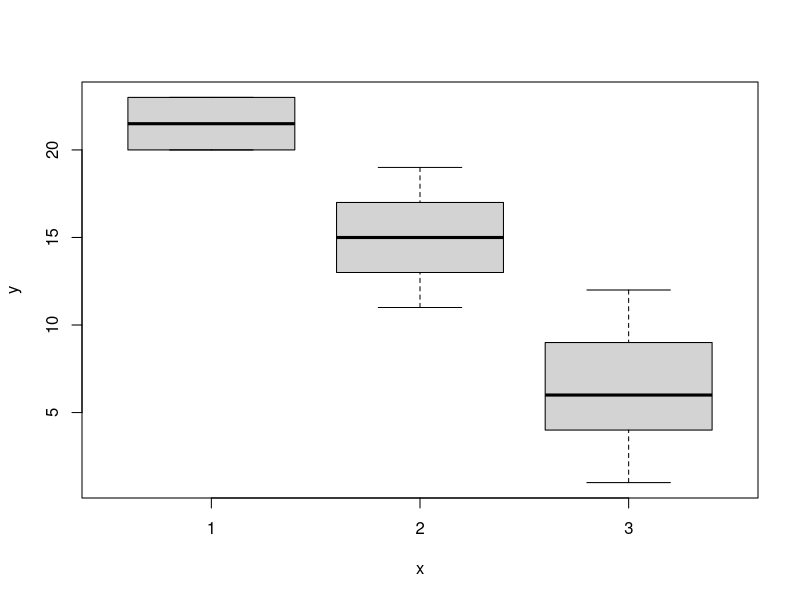
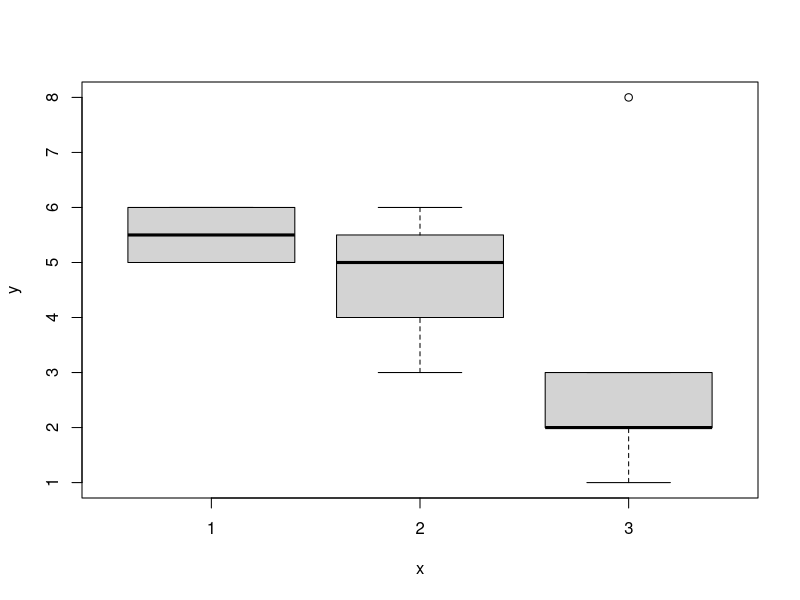
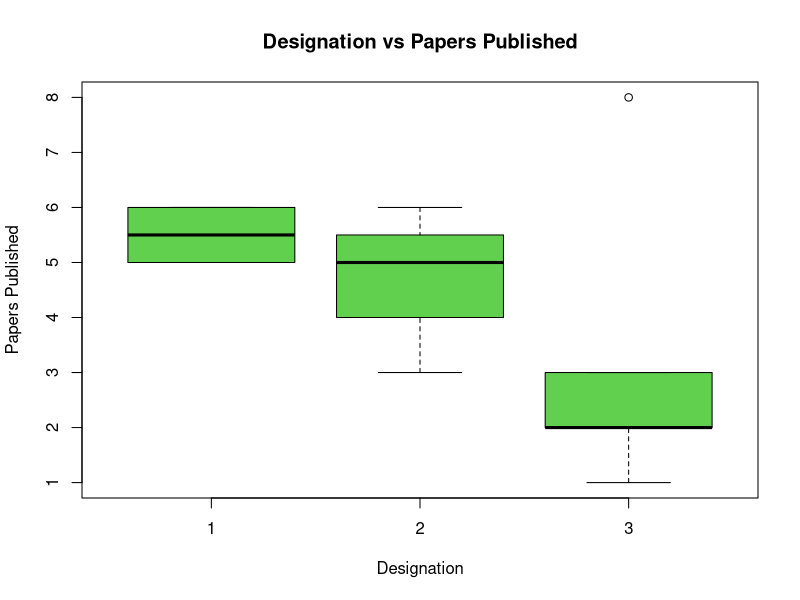
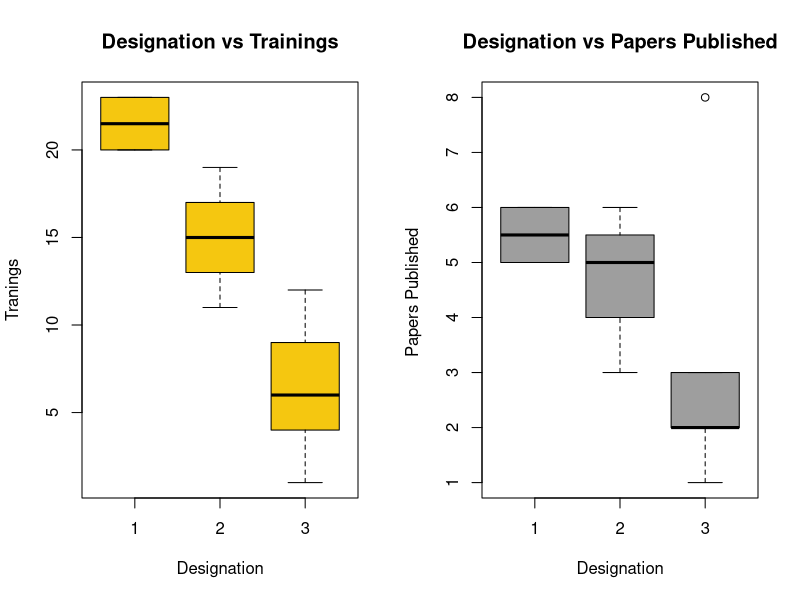
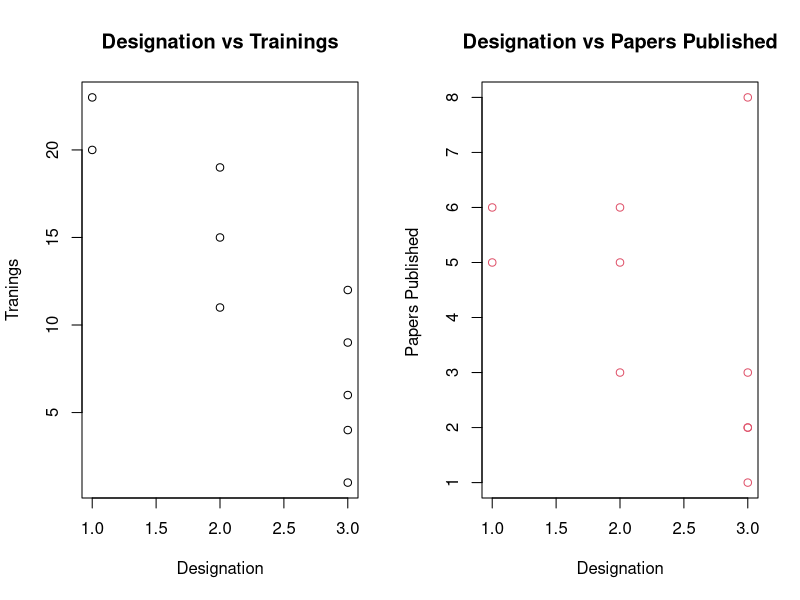
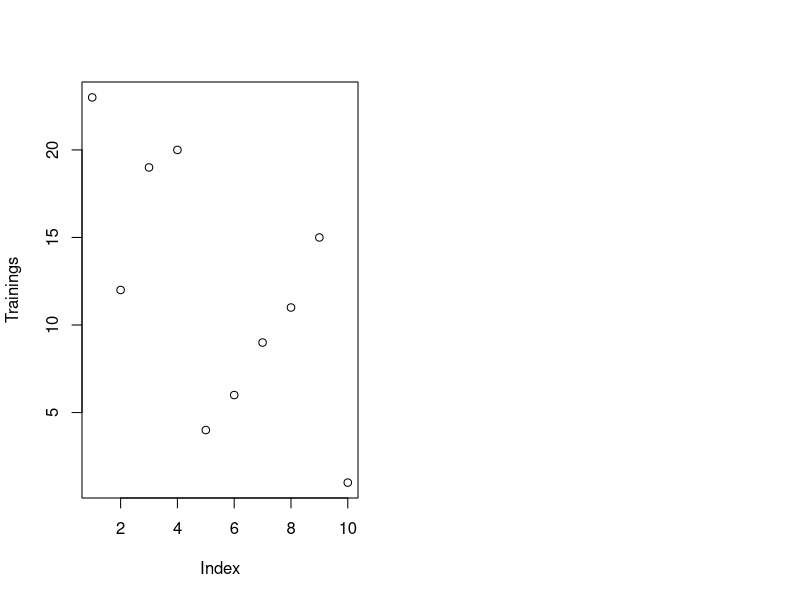

Recreate these plots in R, in order.
## ---- chunk 1
f<-read.csv('Llaabb-4.csv',header=TRUE)
f
## ---- chunk 2
colnames(f)<-c("Names","Desig","Sal","Department","Trainings","Papers","Gender")
summary(f)

## ---- chunk 3
library(plyr)
f<-transform(f,
             Desig=as.factor(mapvalues(Desig,c("Professor","Assosciate Professor","Assistant Professor"),c(1,2,3))),
             Gender=as.factor(mapvalues(Gender,c("M","F"),c(1,2))))
f

## ---- chunk 4
library(knitr)
library(rmarkdown)
kable(with(f,tapply(Trainings, INDEX=list(Department,Papers),FUN=mean)),format="markdown")


kable(with(f,tapply(Trainings, INDEX=list(Department,Gender),FUN=mean)),format="markdown")

kable(with(f,tapply(Papers, INDEX=list(Department,Gender),FUN=sum)),format="markdown")
## ---- chunk 5
kable(with(f,aggregate(Trainings,by=list(Department,Papers),FUN=mean)),format="markdown")

kable(with(f,aggregate(Trainings,by=list(Department,Gender),FUN=mean)),format="markdown")

kable(with(f,aggregate(Papers,by=list(Department,Gender),FUN=sum)),format="markdown")
## ---- chunk 6
aggregate(Papers~Trainings+Desig,FUN=mean, data=f)

## ---- chunk 7
ans<-with(f,table(Papers,Desig))
ans
## ---- chunk 8
ans.or<-as.numeric(ans[1,1])/as.numeric(ans[1,2])/as.numeric(ans[1,3])/as.numeric(ans[2,1])/as.numeric(ans[2,2])/as.numeric(ans[2,3])/as.numeric(ans[3,1])/as.numeric(ans[3,2])/as.numeric(ans[3,3])/as.numeric(ans[4,1])/as.numeric(ans[4,2])/as.numeric(ans[4,3])/as.numeric(ans[5,1])/as.numeric(ans[5,2])/as.numeric(ans[5,3])/as.numeric(ans[6,1])/as.numeric(ans[6,2])/as.numeric(ans[6,3])
ans.or
## ---- chunk 9
with(f,cor(as.numeric(Desig), Trainings))

## ---- chunk 10
with(f,cor(Papers, Trainings))

## ---- chunk 11

with(f,cor(Trainings,as.numeric(Desig)))
## ---- chunk 12
by(data = f[c("Papers", "Trainings")], 
   INDICES = f["Desig"], 
   FUN = function(x) {cor(x[,1], x[,2])})

## ---- chunk 13
plot(f$Desig, f$Trainings)

## ---- chunk 14
plot(f$Desig, f$Papers)
## ---- chunk 15
plot(f$Desig, f$Papers,xlab="Designation",ylab="Papers Published",col=3,main="Designation vs Papers Published")

## ---- chunk 16
par(mfrow = c(1,2))
with(f, plot(Desig, Trainings, 
                   main = "Designation vs Trainings", 
                   xlab = "Designation", 
                   ylab = "Tranings",col=7))
with(f, plot(Desig, Papers, 
                   main = "Designation vs Papers Published", 
                   xlab = "Designation", 
                    ylab = "Papers Published ",col=8))


## ---- chunk 17
par(mfrow = c(1,2))
with(f, plot(as.numeric(Desig), Trainings, 
                   main = "Designation vs Trainings", 
                   xlab = "Designation", 
                   ylab = "Tranings",col=1))
with(f, plot(as.numeric(Desig), Papers, 
                   main = "Designation vs Papers Published", 
                   xlab = "Designation", 
                    ylab = "Papers Published ",col=2))



## ---- chunk 18

with(f,plot(Trainings))

## ---- chunk 19
